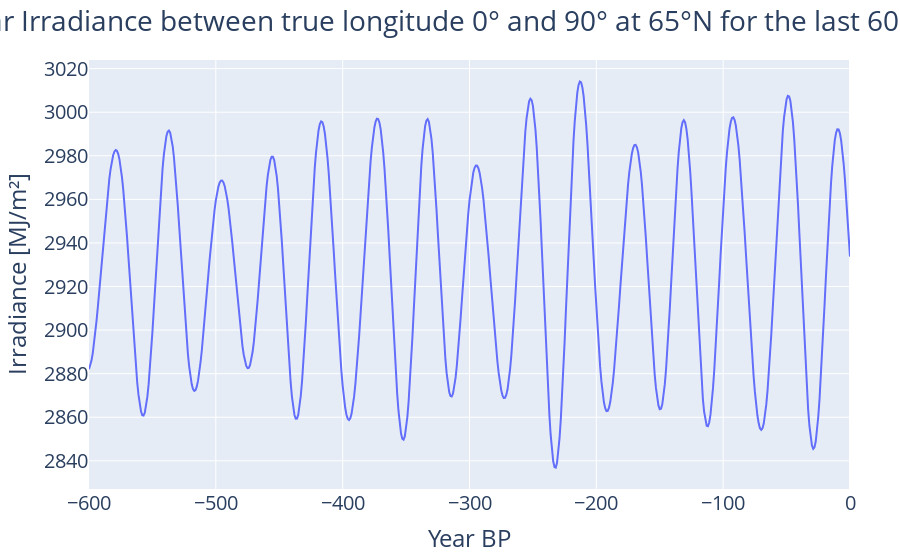

The code cell stored with this chart in its notebook:
### Markdown cell above
Méthode de la longitude exacte

### Code cell
### Figures ###
p1 = plot(-600:1:0, IRR_trl, Layout(xaxis_title = "Year BP", yaxis_title ="Irradiance [MJ/m²]", 
                    title = attr(text ="Solar Irradiance between true longitude 0° and 90° at 65°N for the last 600 ka", y=0.98,x=0.5,xanchor= "center",yanchor= "top"), font =attr(size = 20)))

### Figure 1 — Plotly figure (JSON) as saved in the notebook; plotly's stock layout.template omitted (floating-point values rounded to 4 significant figures; data arrays with more than 128 entries replaced by an {"elided": "..."} marker saying what was removed)
{"data": [{"type": "scatter", "x": {"elided": "601 int values"}, "y": {"elided": "601 float values"}}], "layout": {"font": {"size": 20}, "margin": {"b": 50, "l": 50, "r": 50, "t": 60}, "title": {"text": "Solar Irradiance between true longitude 0° and 90° at 65°N for the last 600 ka", "x": 0.5, "xanchor": "center", "y": 0.98, "yanchor": "top"}, "xaxis": {"title": {"text": "Year BP"}}, "yaxis": {"title": {"text": "Irradiance [MJ/m²]"}}}}
